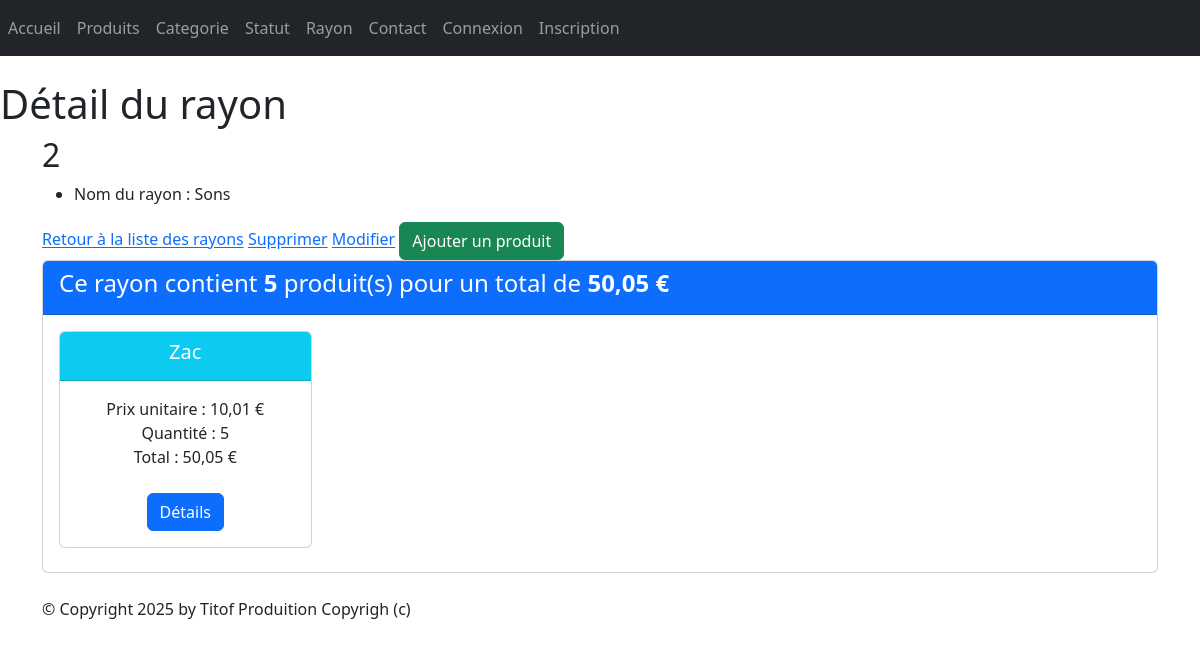
Page /monApp/rayons/2/ on the earlier database version.
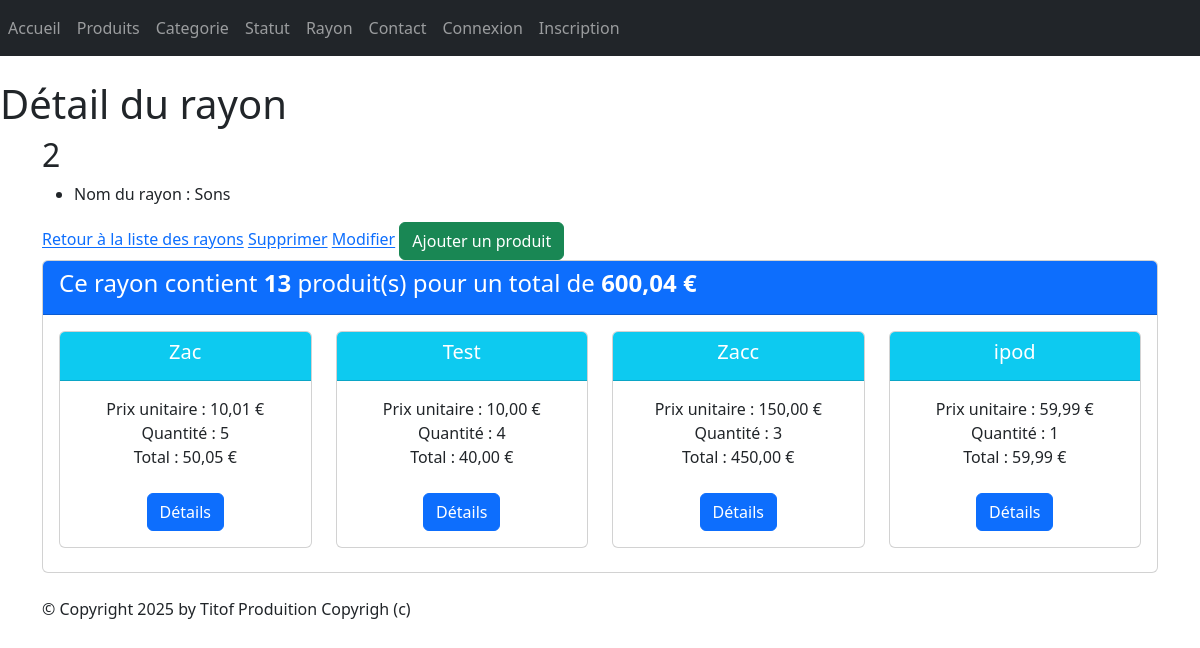
Same page on the later database version.
### monApp/models.py (models this page shows, shortened)
class Produit(models.Model):
    refProd = models.AutoField(primary_key=True)
    intituleProd = models.CharField(max_length=200)
    prixUnitaireProd = models.DecimalField(max_digits=10, decimal_places=2)
    dateProd = models.DateField(auto_now=True)
    categorie = models.ForeignKey(Categorie, on_delete=models.CASCADE, related_name="produits", null=True, blank=True)
    statutProd = models.ForeignKey(Statut, on_delete=models.CASCADE, related_name="produitStatut", null=True, blank=True)

### monApp/views.py (the view)
# urls.py: path("rayons/<pk>/", views.RayonDetailView.as_view(), name="dtl_rayon"),
class RayonDetailView(DetailView):
    model = Rayon
    template_name = "monApp/detail_rayon.html"
    context_object_name = "ray"
    def get_context_data(self, **kwargs):
        context = super().get_context_data(**kwargs)
        context['titremenu'] = "Détail du rayon"
        prdts_dt = []
        total_rayon = 0
        total_nb_produit = 0
        for contenir in self.object.contenirR.all():
            total_produit = contenir.refProd.prixUnitaireProd * contenir.qte
            prdts_dt.append({
                'produit': contenir.refProd,
                'qte': contenir.qte,
                'prix_unitaire': contenir.refProd.prixUnitaireProd,
                'total_produit': total_produit
            })
            total_rayon += total_produit
            total_nb_produit += contenir.qte
        context['prdts_dt'] = prdts_dt
        context['total_rayon'] = total_rayon
        context['total_nb_produit'] = total_nb_produit
        return context

### monApp/templates/monApp/detail_rayon.html
{% extends 'monApp/base.html' %}
{% block menu %}
    <h1>{{ titremenu }}</h1>
{% endblock %}
{% block contenu %}
    <h2>{{ ray.idRayon }}</h2>
    <ul>
        <li>Nom du rayon : {{ ray.nomRayon }}</li>
    </ul>
    <a href="{% url 'lst_rayon' %}">Retour à la liste des rayons</a>
    <a href="{% url 'dlt-rayon' ray.idRayon %}">Supprimer</a>
    <a href="{% url 'rayon-chng' ray.idRayon %}">Modifier</a>
    <a href="{% url 'cntnr-crt' ray.idRayon %}" class="btn btn-success">Ajouter un produit</a>
    <div class="card mb-4">
        <div class="card-header bg-primary text-white">
            <h4>
                Ce rayon contient <strong>{{ total_nb_produit }}</strong> produit(s) pour un total de
                <strong>{{ total_rayon|floatformat:2 }} €</strong>
            </h4>
        </div>
        <div class="card-body">
            <div class="row">
                {% if prdts_dt %}
                    {% for data in prdts_dt %}
                        <div class="col-sm-3">
                            <div class="card mb-2 text-center">
                                <div class="card-header bg-info text-white">
                                    <h5 class="card-title">{{ data.produit.intituleProd }}</h5>
                                </div>
                                <div class="card-body">
                                    <ul class="list-unstyled">
                                        <li>Prix unitaire : {{ data.prix_unitaire }} €</li>
                                        <li>Quantité : {{ data.qte }}</li>
                                        <li>Total : {{ data.total_produit }} €</li>
                                    </ul>
                                    <a href="{% url 'dtl_prdt' data.produit.refProd %}"
                                       class="btn btn-primary mt-2">Détails</a>
                                </div>
                            </div>
                        </div>
                    {% endfor %}
                {% else %}
                    <p class="text-muted">Aucun produit trouvé pour cette catégorie.</p>
                {% endif %}
            </div>
        </div>
    </div>
{% endblock %}

Differences in the rows shown:
added Produit: produit.intituleProd "Test", prix_unitaire "10,00", qte "4", total_produit "40,00"
now on this page (row unchanged): Produit: produit.intituleProd "Zacc", prix_unitaire "150,00", qte "3", total_produit "450,00"
now on this page (row unchanged): Produit: produit.intituleProd "ipod", prix_unitaire "59,99", qte "1", total_produit "59,99"
Other differences:
{{ total_nb_produit }}: "5" → "13"
{{ total_rayon|floatformat:2 }}: "50,05" → "600,04"
